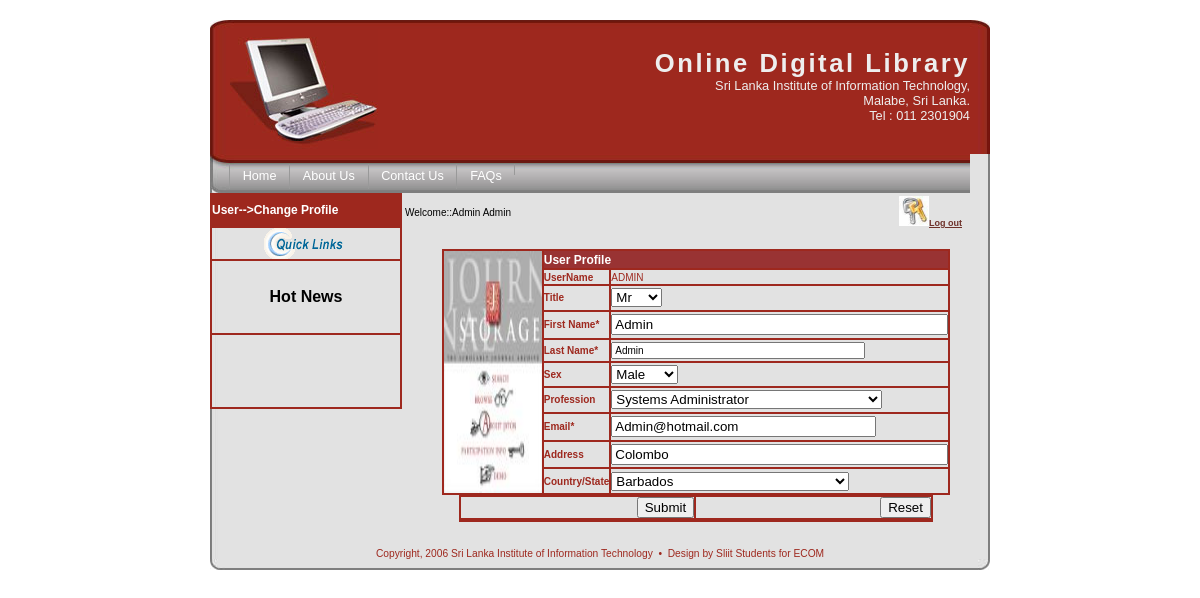
The app's page /userChangeProfile.php (signed in) with its own data.
### tables this page shows
CREATE TABLE `userdetails` (
  `Title` varchar(10) default NULL,
  `UserName` varchar(30) NOT NULL default '',
  `Password` varchar(100) default NULL,
  `FirstName` varchar(30) default NULL,
  `LastName` varchar(30) default NULL,
  `Sex` varchar(10) default NULL,
  `Profession` varchar(30) default NULL,
  `Address` varchar(30) default NULL,
  `Country` varchar(30) default NULL,
  `Email` varchar(30) default NULL,
  `Question` varchar(40) default NULL,
  `Answer` varchar(50) default NULL,
  `LastLogin` date default NULL,
  PRIMARY KEY  (`UserName`)
);

### userChangeProfile.php (the view, shortened to what this page needs)
<?php require_once('Connections/ECOM.php'); ?>
<?php
$query_Recordset1 = "SELECT * FROM userdetails WHERE username = '".$_SESSION['MM_Username']."'";
$Recordset1 = mysql_query($query_Recordset1, $ECOM) or die(mysql_error());
$row_Recordset1 = mysql_fetch_assoc($Recordset1);
?>
<?php
$logoutAction = $_SERVER['PHP_SELF']."?doLogout=true";
?>
<!DOCTYPE HTML PUBLIC "-//W3C//DTD HTML 4.0 Transitional//EN">
<head>
<link rel="stylesheet" type="text/css" href="screen1.css" media="screen" />
<link rel="stylesheet" type="text/css" href="print.css" media="print" />
<link rel="stylesheet" type="text/css" href="handheld.css" media="handheld" />
</head>
<body>
<div class="top"></div>
<div class="page_wrap clearfix">
  <div class="header">
    <div class="header_block">
      <div class="logo"><img alt="logo" src="img/pc_logo.jpg" /></div>
      <h1 align="right">Online Digital Library </h1>
      <div align="right">Sri Lanka Institute of Information Technology,<br />
        Malabe, Sri Lanka. <br />
      Tel :   011 2301904</div>
    </div>
  </div>
  <div class="navbar" id="nav">
    <ul>
      <li><a href="index.php">Home</a></li>
      <li><a href="AboutUs.php">About Us</a></li>
      <li><a href="ContactUs.php">Contact Us </a></li>
      <li><a href="FAQ.php">FAQs</a></li>
      <li>
        <div align="right"><a href="#"></a>  </div>
      </li>
    </ul>
  </div>
  <table width="780" height="192" border="0" cellpadding="0" cellspacing="0" bordercolor="#9E281E">
    <tr>
      <td width="167" align="left" valign="top" bordercolor="#9B2C25">
	    <table width="192" border="1" cellpadding="0" cellspacing="0" bordercolor="#9D281E">
          <tr>
            <td width="192" height="31" bgcolor="#9E281E"><div align="left"><span class="style15">User--&gt;Change Profile </span></div></td>
          </tr>
        </table>
	    <table width="192" height="183" border="1" cellpadding="0" cellspacing="0" bordercolor="#9E281E">
          <tr>
            <td width="188" height="22"><div align="center"><a onMouseOver="dropdownmenu(this, event, menu1, '150px')"
    	onClick="return clickreturnvalue()" onMouseOut=delayhidemenu()
    href=""><img height=31 src="img/quick-links.gif" width=106 border=0>
            </a></div></td>
          </tr>
          <tr>
            <td><div align="center"><strong>Hot News </strong></div></td>
          </tr>
          <tr>
            <td><p>
&nbsp;</p>
            </td>
          </tr>
        </table>
      </td>
      <td width="604"><table width="587" border="0">
        <tr>
          <td width="490"><span class="style8">Welcome::<?php echo $_SESSION['MM_FirstName']." ".$_SESSION['MM_LastName']?></span></td>
          <td width="87"><div align="right" class="style6">
              <div align="left"><a href="<?php echo $logoutAction ?>" class="style7"><img src="img/2752238159.jpg" width="30" height="30"></a><a href="<?php echo $logoutAction ?>" class="style7">Log out</a></div>
          </div></td>
        </tr>
      </table>
        <form name="form1" method="post" action="<?php echo $editFormAction; ?>">
          <table width="474" border="1" align="center" cellpadding="0" cellspacing="0" bordercolor="#9E281E" bgcolor="#E2E2E2">
            <tr>
              <td width="104" rowspan="10" valign="top" class="style13"><img src="img/changeprofile-admin.jpg" width="98" height="242"></td>
              <td colspan="2" bgcolor="#993333" class="style13"><span class="style15">User  Profile</span></td>
            </tr>
            <tr>
              <td width="104" class="style13">UserName</td>
              <td width="258" class="style5"><span class="style1 style8"><?php echo $_SESSION['MM_Username']?></span></td>
            </tr>
            <tr>
              <td class="style13">Title</td>
              <td class="style5"><span class="style9">
                <label>
                <select name="title" id="title" size="1">
                  <option value="Mr">Mr</option>
                </select>
                </label>
              </span></td>
            </tr>
            <tr>
              <td class="style13">First Name*</td>
              <td class="style5"><span class="style17">
                <label>
                <input name="Fname" type="text" id="Fname" size="39" value="<?php echo $row_Recordset1['FirstName']; ?>" >
                </label>
              </span></td>
            </tr>
            <tr>
              <td class="style13">Last Name*</td>
              <td class="style5"><input name="Lname" type="text" class="style8" id="Lname"value="<?php echo $row_Recordset1['LastName']; ?>" size="39"></td>
            </tr>
            <tr>
              <td class="style13">Sex</td>
              <td class="style5"><span class="style9">
                <select name="sex" id="sex">
					<option><?php echo $row_Recordset1['Sex']; ?></option>
                </select>
              </span></td>
            </tr>
            <tr>
              <td class="style13">Profession</td>
              <td class="style5"><span class="style9">
                <select name="designation" id="designation">
                  <option><?php echo $row_Recordset1['Profession']; ?></option>
                </select>
              </span></td>
            </tr>
            <tr>
              <td class="style13">Email*</td>
              <td class="style5"><span class="style9">
                <label>
                <input name="email" type="text" id="email" size="30" value="<?php echo $row_Recordset1['Email']; ?>">
                </label>
              </span></td>
            </tr>
            <tr>
              <td class="style13">Address</td>
              <td class="style5"><span class="style9">
                <label>
                <input name="textfield3" type="text" size="39" value="<?php echo $row_Recordset1['Address']; ?>">
                </label>
              </span></td>
            </tr>
            <tr>
              <td class="style13">Country/State</td>
              <td class="style5"><span class="style9">
                <select size="1" name="state" id="state">
                  <option selected value="<?php echo $row_Recordset1['Country']; ?>"><?php echo $row_Recordset1['Country']; ?>
                  <option value="United States of America">United States of America                  <option value="Canada">Canada
                </select>
              </span></td>
            </tr>
          </table>
          <table width="474" border="1" align="center" cellpadding="0" cellspacing="0" bordercolor="#9E281E">
            <tr>
              <td width="147"><label>
		        <div align="right">
		          <input type="submit" name="Submit" value="Submit">
		          </label>
	            </div></td>
              <td width="148"><label>
                <div align="right">
                  <input type="reset" name="Submit2" value="Reset">
                  </div>
                  </label></td></tr>
            <tr>
              <td colspan="2" bgcolor="#000066"><div align="center"><span class="style15"><?php echo $msg ?></span></div></td>
            </tr>
  <div class="footer">
    <div align="center" class="style1">Copyright, 2006 Sri Lanka Institute of Information Technology &nbsp;&#8226;&nbsp; Design
      by Sliit Students  for
    ECOM</div>
  </div>
<div class="bottom"></div>
</body>
</html>

### screen1.css (style rules this page uses)
body { font-family:Arial, Helvetica, sans-serif; font-size:.8em; color:#000000; margin:20px 0 0 0; padding:0 0 0 0; background:#ffffff; text-align:center; }
.top { margin:0 auto; padding:0 0 0 0; width:780px; height:9px; background:#ffffff url(img/page_top.jpg) no-repeat; }
.page_wrap { margin:0 auto; padding:0 0 0 0; width:780px; background:#ffffff url(img/body_bg.jpg) repeat-y; text-align:center; }
.header { position:relative; margin:0 0 0 0 !important; margin:-7px 0 0 0; padding:0 0 0 ; width:780px !important; width:742px; height:125px; background:#ffffff url(img/header_bg.jpg); text-align:left; }
.header_block { position:relative; margin:0 20px 0 20px; padding:0 0 0 0; width:740px; background:transparent; text-align:left; color:#eeeeee; }
.logo { position:relative; float:left; margin:0 20px 0 0; padding:0 0 0 0; }
.navbar { position:relative; margin:0 0 0 0; padding:0 0 0 0; width:760px!important; width:742px; height:39px; background:#ffffff url(img/nav_bg.jpg); text-align:left; color:#000000; font-size:.9em; }
.footer { position:relative; margin:0 0 0 0; padding:10px 0 0 0; width:780px; font-family:Arial, Helvetica, sans-serif; font-size:.8em; color:#6E312A; background:transparent; text-align:right; }
.bottom { margin:0 auto; padding:0 0 0 0; width:780px; height:11px; background:#ffffff url(img/page_bottom.jpg) no-repeat top; }
#nav ul { padding:0 0 0 0; margin: 0 0 0 1.5em; white-space: nowrap; font-size:1.1em; color:#ffffff; float:left; width:100%; height:39px; background:transparent; list-style:none; }
#nav ul li { display:inline; list-style:none; }
#nav ul li a { margin: .8em 0 0 0; padding: .4em 1em .46em 1em; color:#ffffff; text-decoration:none; float: left; border-left:1px solid #999999; background:transparent; }
h1 { color:#eeeeee; font-size:2em; letter-spacing:.1em; text-transform:capitalize; margin:0 0 0 0; padding:20px 0 0 0; }
a { color:#6E312A; text-decoration:underline; }
img { border:none; }
.clearfix:after { content: "."; display: block; height: 0; clear: both; visibility: hidden; }
.clearfix { display: inline-table; }
.clearfix { display: block; }

### print.css (style rules this page uses)
body { font-family:Arial, Helvetica, sans-serif; font-size:.8em; color:#000000; margin:20px 0 0 0; padding:0 0 0 0; background:#ffffff; text-align:center; }
.top { display:none; }
.page_wrap { margin:0 auto; padding:0 0 0 0; width:780px; background:#ffffff; text-align:center; }
.header { position:relative; margin:0 0 0 0 !important; margin:-7px 0 0 0; padding:0 0 0 ; width:780px !important; width:742px; height:125px; background:#ffffff; text-align:left; }
.header_block { position:relative; margin:0 20px 0 20px; padding:0 0 0 0; width:740px; background:transparent; text-align:left; color:#000000; }
.logo { display:none; }
.navbar { position:relative; margin:0 0 0 0; padding:0 0 0 0; width:780px !important; width:742px; height:39px; background:#ffffff; text-align:left; color:#000000; font-size:.9em; }
.footer { position:relative; margin:0 0 0 0; padding:10px 0 0 0; width:780px; font-family:Arial, Helvetica, sans-serif; font-size:.8em; color:#000000; background:transparent; text-align:center; }
.bottom { display:none; }
#nav ul { padding:0 0 0 0; margin: 0 0 0 0; white-space: nowrap; font-size:1.1em; color:#ffffff; float:left; width:100%; height:39px; background:#ffffff; border:1px solid #999999; list-style:none; }
#nav ul li { display:inline; list-style:none; }
#nav ul li a { margin: 0 0 0 0; padding: 1em 1em .4em 1em; color:#999999; text-decoration:underline; float: left; background:transparent; }
h1 { color:#000000; font-size:2em; letter-spacing:.1em; text-transform:capitalize; margin:0 0 0 0; padding:20px 0 0 0; }
a { color:#999999; text-decoration:underline; }
img { border:none; }
.clearfix:after { content: "."; display: block; height: 0; clear: both; visibility: hidden; }
.clearfix { display: inline-table; }
.clearfix { display: block; }

### userChangeProfile.php (style rules this page uses)
.style1 { color: #9E281E }
.style5 { font-size: 12; color: #FFFFFF; }
.style6 { color: #9E281E; font-weight: bold; }
.style7 { font-size: xx-small }
.style8 { font-size: x-small }
.style9 { color: #9E281E; font-size: x-small; }
.style13 { font-size: x-small; font-weight: bold; color: #9E281E; }
.style15 { font-size: 12; color: #FFFFFF; font-weight: bold; }
.style17 { color: #000000; font-size: x-small; }

### records on screen
userdetails: Fname "Admin", sex "Male", designation "Systems Administrator", email "Admin@hotmail.com", textfield3 "Colombo", state "Barbados"

### other values on screen
$_SESSION['MM_FirstName'] "Admin"
$_SESSION['MM_LastName'] "Admin"
$_SESSION['MM_Username'] "ADMIN"
